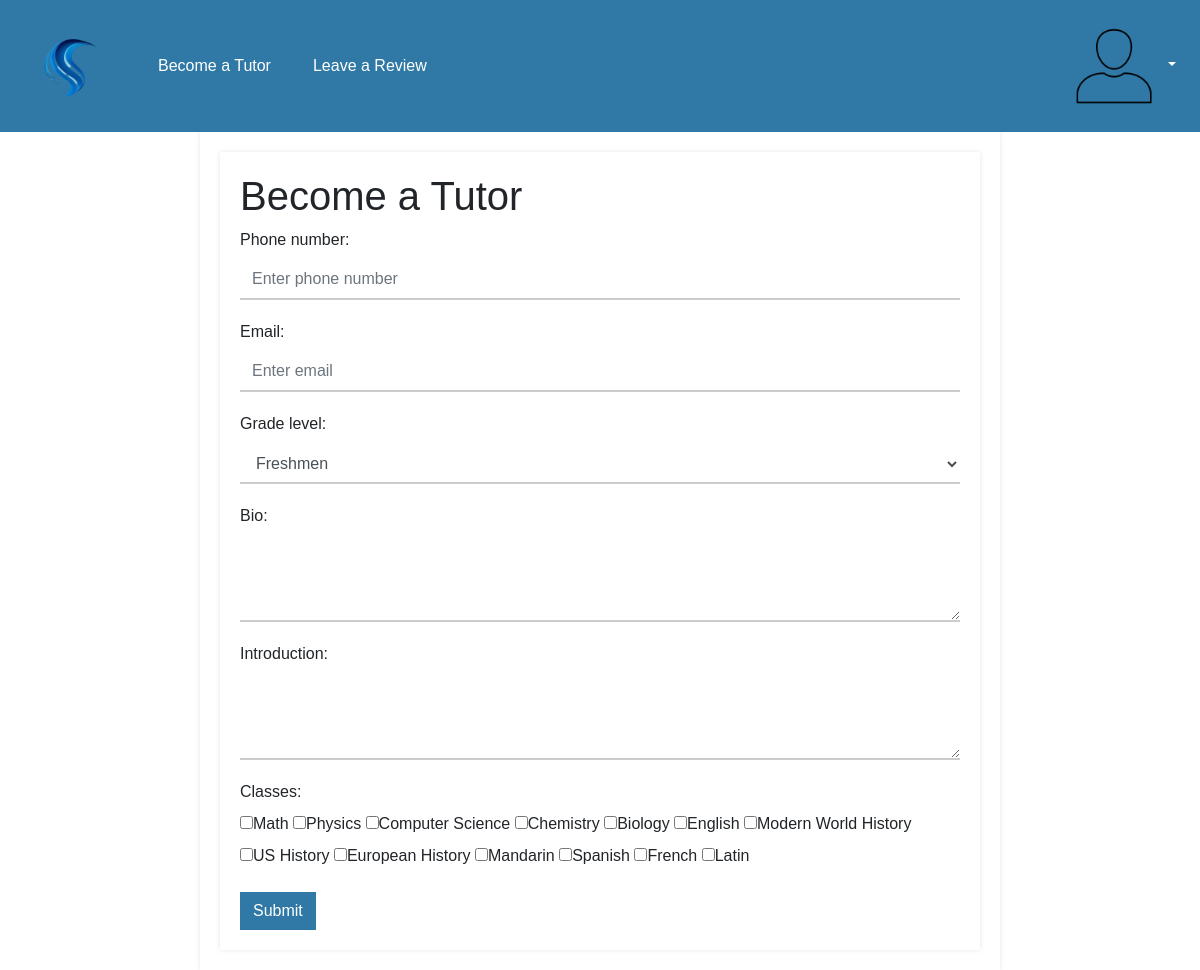
The page /tutor (signed in) on the database its author committed.
### models.py (models this page shows, shortened)
class Subject(Base):
    __tablename__ = "subjects"
    id = Column("id", INTEGER, primary_key=True)
    name = Column("name", TEXT, nullable=False)
    tutors = relationship("Tutor", secondary="subjecttags", back_populates="subjects")

### app.py (the view, shortened to what this page needs)
@app.route("/tutor", methods=["GET", "POST"])
def tutor():
    if "username" in session:
        user_id = db_session.query(User.id).where(User.username ==session["username"]).first()[0]
        if (request.method == "GET"):
            courses =[]
            for subject in db_session.query(Subject.name).all():
                courses.append(subject[0])
            return render_template("tutorsignup.html", courses=courses)
    else:
        return redirect(url_for("login"))

### templates/tutorsignup.html (shortened to what this page needs)
{% extends "base.html" %}
  {% block style %}
    <link rel="stylesheet" type="text/css" href="{{url_for('static', filename='styles/tutorsignup.css')}}">
    {% endblock %}
    {% block content %}
    <div class="container">
        <h1>Become a Tutor</h1>
        <form method="POST">
          <div class="form-group">
            <label for="phone">Phone number:</label>
            <input type="text" class="form-control" id="phone" placeholder="Enter phone number" name="phone">
          </div>
          <div class="form-group">
            <label for="email">Email:</label>
            <input type="email" class="form-control" id="email" placeholder="Enter email" name="email">
          </div>
          <div class="form-group">
            <label for="grade">Grade level:</label>
            <select class="form-control" id="grade" name="grade">
              <option value="Freshmen">Freshmen</option>
            </select>
          </div>
          <div class="form-group">
            <label for="bio">Bio:</label>
            <textarea class="form-control" id="bio" rows="3" name="bio"></textarea>
          </div>
          <div class="form-group">
            <label for="intro">Introduction:</label>
            <textarea class="form-control" id="intro" rows="3" name="intro"></textarea>
          </div>
          <div class="form-group">
            <label for="classes">Classes:</label><br>
            {%for course in courses:%}
            <label class="checkbox-inline"><input type="checkbox" value="{{course}}" name="courses">{{course}}</label>
            {%endfor%}
          </div>
          <button type="submit" class="btn btn-primary">Submit</button>
        </form>
      </div>
  {% endblock %}

### static/styles/base.css (style rules this page uses)
.btn-primary { background-color: #3079A6; border-color: #3079A6; border-radius: 0; }

### static/styles/tutorsignup.css (style rules this page uses)
body { font-family: Arial, sans-serif; font-size: 16px; }
.container { max-width: 800px; margin: auto; padding: 20px; background-color: #fff; box-shadow: 0px 0px 5px rgba(0, 0, 0, 0.1); }
.form-control { margin-bottom: 20px; height: 40px; border-radius: 0; border: none; border-bottom: 2px solid #ccc; }

### rows shown on the page
Subject: name "Math"
Subject: name "Physics"
Subject: name "Computer Science"
Subject: name "Chemistry"
Subject: name "Biology"
Subject: name "English"
Subject: name "Modern World History"
Subject: name "US History"
Subject: name "European History"
Subject: name "Mandarin"
Subject: name "Spanish"
Subject: name "French"
Subject: name "Latin"
